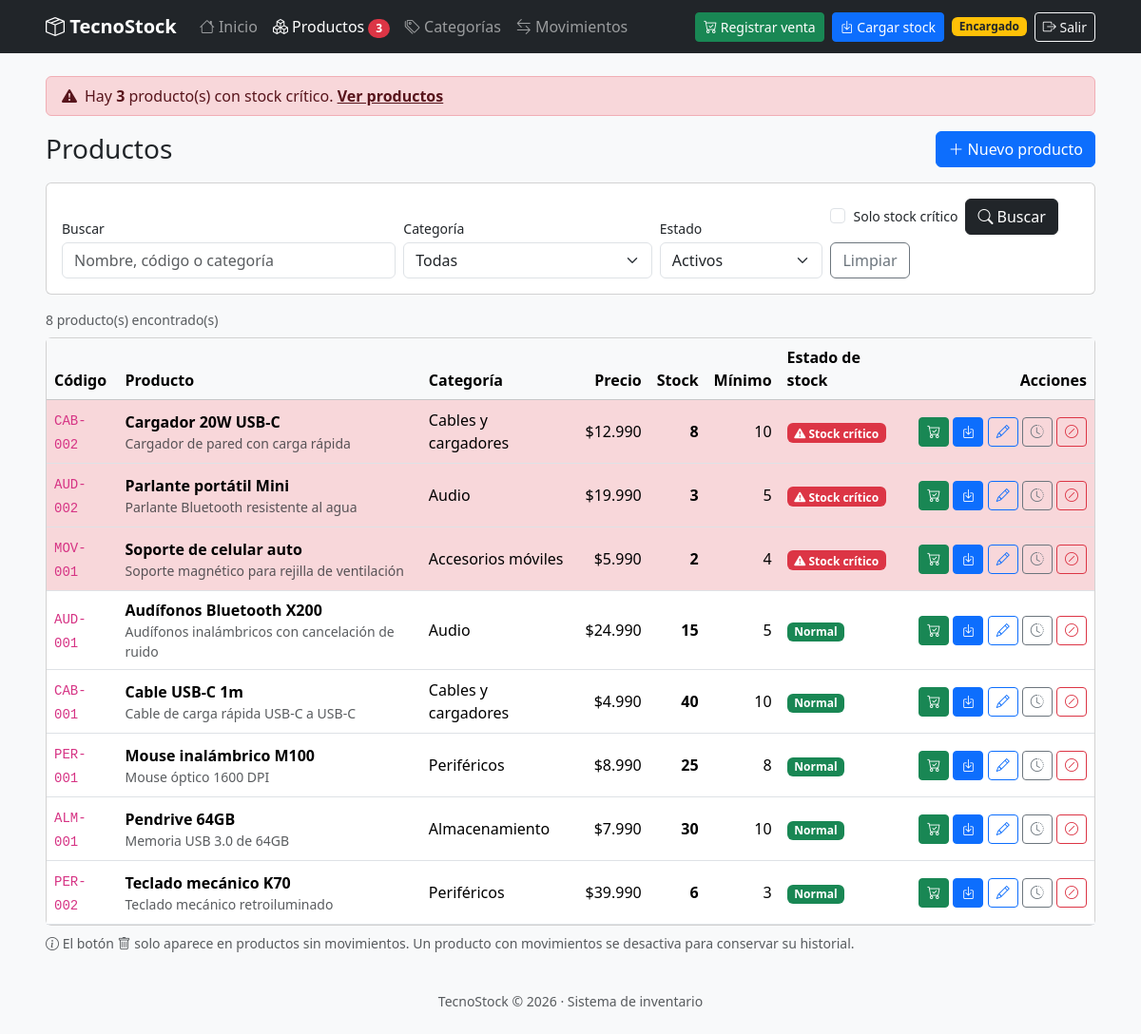
Page /productos/index.php (signed in) on the committed database.
### tables this page shows
CREATE TABLE producto (
    id_producto  INT          NOT NULL AUTO_INCREMENT,
    codigo       VARCHAR(20)  NOT NULL,
    nombre       VARCHAR(100) NOT NULL,
    descripcion  VARCHAR(255) NULL,
    precio       INT          NOT NULL,            
    stock_actual INT          NOT NULL DEFAULT 0,
    stock_minimo INT          NOT NULL DEFAULT 0,
    estado       TINYINT(1)   NOT NULL DEFAULT 1,
    id_categoria INT          NOT NULL,

    PRIMARY KEY (id_producto),
    CONSTRAINT uq_producto_codigo  UNIQUE (codigo),
    CONSTRAINT chk_producto_precio CHECK (precio >= 0),
    CONSTRAINT chk_producto_stock  CHECK (stock_actual >= 0),
    CONSTRAINT chk_producto_minimo CHECK (stock_minimo >= 0),
    CONSTRAINT chk_producto_estado CHECK (estado IN (0, 1)),
    CONSTRAINT fk_producto_categoria
        FOREIGN KEY (id_categoria) REFERENCES categoria (id_categoria)
        ON UPDATE CASCADE
        ON DELETE RESTRICT
);

CREATE TABLE categoria (
    id_categoria INT          NOT NULL AUTO_INCREMENT,
    nombre       VARCHAR(60)  NOT NULL,
    descripcion  VARCHAR(255) NULL,
    estado       TINYINT(1)   NOT NULL DEFAULT 1,

    PRIMARY KEY (id_categoria),
    CONSTRAINT uq_categoria_nombre  UNIQUE (nombre),
    CONSTRAINT chk_categoria_estado CHECK (estado IN (0, 1))
);

### includes/funciones.php (called while the page is built, shortened)
<?php
function es_encargado(): bool
{
    return ($_SESSION['rol'] ?? '') === 'ENCARGADO';
}
function e($texto): string
{
    return htmlspecialchars((string) $texto, ENT_QUOTES, 'UTF-8');
}
function texto($valor): string
{
    return is_string($valor) ? trim($valor) : '';
}
function formato_precio($valor): string
{
    return '$' . number_format((int) $valor, 0, ',', '.');
}
function estado_stock(int $actual, int $minimo): array
{
    if ($actual < $minimo) {
        return ['texto' => 'Stock crítico', 'clase' => 'bg-danger'];
    }
    return ['texto' => 'Normal', 'clase' => 'bg-success'];
}

### productos/index.php (the view, shortened to what this page needs)
<?php
require_once __DIR__ . '/../includes/sesion.php';
$q           = texto($_GET['q'] ?? '');
$estado      = texto($_GET['estado'] ?? 'activos');
$soloCritico = !empty($_GET['critico']);
$condiciones = [];
$parametros  = [];
if ($estado === 'activos') {
    $condiciones[] = 'p.estado = 1';
} elseif ($estado === 'inactivos') {
    $condiciones[] = 'p.estado = 0';
}
$sql = 'SELECT p.id_producto, p.codigo, p.nombre, p.descripcion, p.precio,
               p.stock_actual, p.stock_minimo, p.estado, c.nombre AS categoria,
               (SELECT COUNT(*) FROM movimiento m WHERE m.id_producto = p.id_producto) AS movimientos
        FROM producto p
        JOIN categoria c ON c.id_categoria = p.id_categoria';
if ($condiciones) {
    $sql .= ' WHERE ' . implode(' AND ', $condiciones);
}
$sql .= ' ORDER BY (p.estado = 1 AND p.stock_actual < p.stock_minimo) DESC, p.nombre';
$stmt = $pdo->prepare($sql);
$stmt->execute($parametros);
$productos = $stmt->fetchAll();
require __DIR__ . '/../includes/header.php';
?>
<div class="d-flex flex-wrap justify-content-between align-items-center gap-2 mb-3">
    <h1 class="h3 mb-0">Productos</h1>
    <?php if (es_encargado()): ?>
        <a href="form.php" class="btn btn-primary">
            <i class="bi bi-plus-lg"></i> Nuevo producto
        </a>
    <?php endif; ?>
</div>
<form method="get" class="card card-body mb-3">
    <div class="row g-2 align-items-end">
        <div class="col-md-4">
            <label for="q" class="form-label small mb-1">Buscar</label>
            <input type="search" id="q" name="q" class="form-control" value="<?= e($q) ?>"
                   placeholder="Nombre, código o categoría">
        </div>
        <div class="col-md-3">
            <label for="categoria" class="form-label small mb-1">Categoría</label>
            <select id="categoria" name="categoria" class="form-select">
                <option value="">Todas</option>
            </select>
        </div>
        <div class="col-md-2">
            <label for="estado" class="form-label small mb-1">Estado</label>
            <select id="estado" name="estado" class="form-select">
                <option value="activos"   <?= $estado === 'activos' ? 'selected' : '' ?>>Activos</option>
            </select>
        </div>
        <div class="col-md-3 d-flex align-items-center gap-2 flex-wrap">
            <div class="form-check">
                <input class="form-check-input" type="checkbox" id="critico" name="critico" value="1" <?= $soloCritico ? 'checked' : '' ?>>
                <label class="form-check-label small" for="critico">Solo stock crítico</label>
            </div>
            <button class="btn btn-dark"><i class="bi bi-search"></i> Buscar</button>
            <a href="index.php" class="btn btn-outline-secondary">Limpiar</a>
        </div>
    </div>
</form>
<p class="text-muted small mb-2"><?= count($productos) ?> producto(s) encontrado(s)</p>
<div class="card">
    <div class="table-responsive">
        <table class="table table-hover align-middle mb-0">
            <thead class="table-light">
                <tr>
                    <th>Código</th>
                    <th>Producto</th>
                    <th>Categoría</th>
                    <th class="num">Precio</th>
                    <th class="num">Stock</th>
                    <th class="num">Mínimo</th>
                    <th>Estado de stock</th>
                    <th class="text-end">Acciones</th>
                </tr>
            </thead>
            <tbody>
            <?php foreach ($productos as $p):
                $stock   = estado_stock((int) $p['stock_actual'], (int) $p['stock_minimo']);
                $critico = $p['estado'] && $p['stock_actual'] < $p['stock_minimo'];
                $clase   = !$p['estado'] ? 'fila-inactiva' : ($critico ? 'fila-critica' : '');
            ?>
                <tr class="<?= $clase ?>">
                    <td><code><?= e($p['codigo']) ?></code></td>
                    <td>
                        <div class="fw-semibold"><?= e($p['nombre']) ?></div>
                        <div class="small text-muted"><?= e($p['descripcion']) ?></div>
                    </td>
                    <td><?= e($p['categoria']) ?></td>
                    <td class="num"><?= formato_precio($p['precio']) ?></td>
                    <td class="num fw-bold"><?= (int) $p['stock_actual'] ?></td>
                    <td class="num"><?= (int) $p['stock_minimo'] ?></td>
                    <td>
                        <?php if (!$p['estado']): ?>
                            <span class="badge bg-secondary">Desactivado</span>
                        <?php else: ?>
                            <span class="badge <?= $stock['clase'] ?>">
                                <?php if ($critico): ?><i class="bi bi-exclamation-triangle-fill"></i><?php endif; ?>
                                <?= e($stock['texto']) ?>
                            </span>
                        <?php endif; ?>
                    </td>
                    <td class="text-end text-nowrap">
                        <?php if ($p['estado']): ?>
                            <a class="btn btn-sm btn-success" title="Registrar venta"
                               href="../movimientos/registrar.php?tipo=SALIDA&amp;motivo=Venta&amp;id_producto=<?= (int) $p['id_producto'] ?>">
                                <i class="bi bi-cart-check"></i>
                            </a>
                            <a class="btn btn-sm btn-primary" title="Cargar stock"
                               href="../movimientos/registrar.php?tipo=ENTRADA&amp;motivo=Compra%20a%20proveedor&amp;id_producto=<?= (int) $p['id_producto'] ?>">
                                <i class="bi bi-box-arrow-in-down"></i>
                            </a>
                        <?php endif; ?>
                        <?php if (es_encargado()): ?>
                        <a class="btn btn-sm btn-outline-primary" title="Editar" href="form.php?id=<?= (int) $p['id_producto'] ?>">
                            <i class="bi bi-pencil"></i>
                        </a>
                        <?php endif; ?>
                        <a class="btn btn-sm btn-outline-secondary" title="Ver movimientos"
                           href="../movimientos/index.php?id_producto=<?= (int) $p['id_producto'] ?>">
                            <i class="bi bi-clock-history"></i>
                        </a>
                        <?php if (es_encargado()): ?>
                        <form method="post" action="estado.php" class="d-inline"
                              data-confirm="<?= $p['estado']
                                  ? '¿Desactivar ' . e($p['nombre']) . '? Ya no aparecerá para registrar movimientos.'
                                  : '¿Activar ' . e($p['nombre']) . '?' ?>">
                            <?php if ($p['estado']): ?>
                                <button class="btn btn-sm btn-outline-danger" title="Desactivar"><i class="bi bi-slash-circle"></i></button>
                            <?php else: ?>
                                <button class="btn btn-sm btn-outline-success" title="Activar"><i class="bi bi-check-circle"></i></button>
                            <?php endif; ?>
                        </form>
                        <?php endif;  ?>
                    </td>
                </tr>
            <?php endforeach; ?>
            </tbody>
        </table>
    </div>
</div>
<?php if (es_encargado()): ?>
<p class="small text-muted mt-2">
    <i class="bi bi-info-circle"></i>
    El botón <i class="bi bi-trash"></i> solo aparece en productos sin movimientos.
    Un producto con movimientos se desactiva para conservar su historial.
</p>
<?php endif; ?>
<?php require __DIR__ . '/../includes/footer.php'; ?>

### assets/css/estilos.css (style rules this page uses)
.fila-critica td { background-color: #f8d7da; }
.num { text-align: right; font-variant-numeric: tabular-nums; white-space: nowrap; }

### rows in the picture
producto: codigo "CAB-002", nombre "Cargador 20W USB-C", descripcion "Cargador de pared con carga rápida", id_categoria.nombre "Cables y cargadores", precio "$12.990", stock_actual "8", stock_minimo "10", estado 1 (drawn), stock_actual+stock_minimo "Stock crítico"
producto: codigo "AUD-002", nombre "Parlante portátil Mini", descripcion "Parlante Bluetooth resistente al agua", id_categoria.nombre "Audio", precio "$19.990", stock_actual "3", stock_minimo "5", estado 1 (drawn), stock_actual+stock_minimo "Stock crítico"
producto: codigo "MOV-001", nombre "Soporte de celular auto", descripcion "Soporte magnético para rejilla de ventilación", id_categoria.nombre "Accesorios móviles", precio "$5.990", stock_actual "2", stock_minimo "4", estado 1 (drawn), stock_actual+stock_minimo "Stock crítico"
producto: codigo "AUD-001", nombre "Audífonos Bluetooth X200", descripcion "Audífonos inalámbricos con cancelación de ruido", id_categoria.nombre "Audio", precio "$24.990", stock_actual "15", stock_minimo "5", stock_actual+stock_minimo "Normal", estado 1 (drawn)
producto: codigo "CAB-001", nombre "Cable USB-C 1m", descripcion "Cable de carga rápida USB-C a USB-C", id_categoria.nombre "Cables y cargadores", precio "$4.990", stock_actual "40", stock_minimo "10", stock_actual+stock_minimo "Normal", estado 1 (drawn)
producto: codigo "PER-001", nombre "Mouse inalámbrico M100", descripcion "Mouse óptico 1600 DPI", id_categoria.nombre "Periféricos", precio "$8.990", stock_actual "25", stock_minimo "8", stock_actual+stock_minimo "Normal", estado 1 (drawn)
producto: codigo "ALM-001", nombre "Pendrive 64GB", descripcion "Memoria USB 3.0 de 64GB", id_categoria.nombre "Almacenamiento", precio "$7.990", stock_actual "30", stock_minimo "10", stock_actual+stock_minimo "Normal", estado 1 (drawn)
producto: codigo "PER-002", nombre "Teclado mecánico K70", descripcion "Teclado mecánico retroiluminado", id_categoria.nombre "Periféricos", precio "$39.990", stock_actual "6", stock_minimo "3", stock_actual+stock_minimo "Normal", estado 1 (drawn)

### other values in the picture
$criticos "3"
count($productos) "8"
